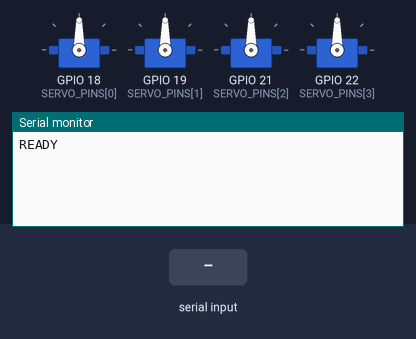
This sketch was run on a simulated ESP32. Shown: 4 × servo, the last lines printed to the serial monitor. The test bench sets the inputs (shaded band).

Above: at 1.2 s.
1.3 s: "esp32\n" received over Serial
At 2.2 s:
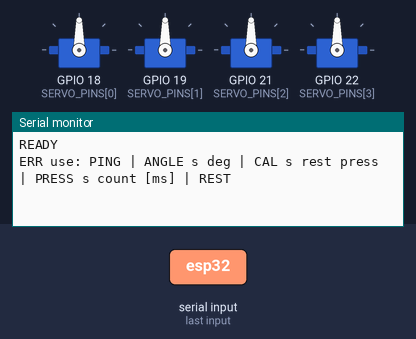
2.8 s: "PING\n" received over Serial
At 3.3 s:
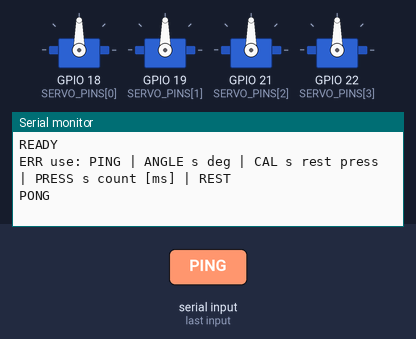
4.3 s: "REST\n" received over Serial
At 5.6 s:
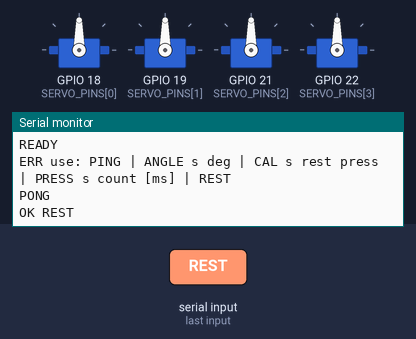

The sketch:

esp32_finger.ino
```cpp
// Physical MCP: servo finger firmware (ESP32 + MG90S)
//
// Setup (Arduino IDE 2):
//   1. Boards Manager: install "esp32" by Espressif. Board: "ESP32 Dev Module".
//   2. Library Manager: install "ESP32Servo".
//   3. Serial Monitor: 115200 baud, line ending "Newline".
//
// Wiring (servo 0 today): orange -> GPIO 18, red -> VIN/5V, brown -> GND.
// Servos 1-3 are on GPIO 19, 21, 22 for later (they need an external 5V supply
// with its ground tied to the ESP32 GND).
//
// Commands, one per line:
//   PING                         -> PONG
//   ANGLE <servo> <deg>          move one servo (use this to find the press angle)
//   CAL <servo> <rest> <press>   set rest/press angles (kept until reboot)
//   PRESS <servo> <count> [ms]   press <count> times, holding each press [ms]
//                                (default 250 ms). Any new line on serial aborts it, even
//                                mid-hold: the finger lifts at once. Reply: OK PRESS s done=x/y
//   REST                         all servos to rest (backend stop() sends this)
//
// The Python side is backend/serial_hardware.py; it speaks exactly these commands.
//
// Inkbird ITC-308: SET needs a 3-second hold, e.g.  PRESS 0 1 3500
// If the board prints READY again while the servo moves, it rebooted from low power:
// move the servo's red wire to an external 5V supply and share ground.

#include <ESP32Servo.h>

const int NUM_SERVOS = 4;
const int SERVO_PINS[NUM_SERVOS] = {18, 19, 21, 22};
int restAngle[NUM_SERVOS]  = {90, 90, 90, 90};
int pressAngle[NUM_SERVOS] = {65, 65, 65, 65};  // placeholder: calibrate with ANGLE, then CAL

const int DEFAULT_HOLD_MS = 250;
const int RELEASE_MS = 350;  // time to lift off the button between presses

Servo servos[NUM_SERVOS];

bool validServo(int s) { return s >= 0 && s < NUM_SERVOS; }

// Wait up to ms, but return true early if a new command arrives (so stop is quick
// even during the Inkbird's 3-second SET hold).
bool waitOrAbort(int ms) {
  unsigned long start = millis();
  while (millis() - start < (unsigned long)ms) {
    if (Serial.available()) return true;
    delay(5);
  }
  return false;
}

void restAll() {
  for (int i = 0; i < NUM_SERVOS; i++) servos[i].write(restAngle[i]);
}

void setup() {
  Serial.begin(115200);
  ESP32PWM::allocateTimer(0);
  ESP32PWM::allocateTimer(1);
  for (int i = 0; i < NUM_SERVOS; i++) {
    servos[i].setPeriodHertz(50);
    servos[i].attach(SERVO_PINS[i], 500, 2400);
  }
  restAll();
  Serial.println("READY");
}

void loop() {
  if (!Serial.available()) return;

  String line = Serial.readStringUntil('\n');
  line.trim();
  if (line.length() == 0) return;

  char cmd[8] = {0};
  int a = -1, b = -1, c = -1;
  int n = sscanf(line.c_str(), "%7s %d %d %d", cmd, &a, &b, &c);
  String name = String(cmd);
  name.toUpperCase();

  if (name == "PING") {
    Serial.println("PONG");

  } else if (name == "REST") {
    restAll();
    Serial.println("OK REST");

  } else if (name == "ANGLE" && n >= 3 && validServo(a)) {
    int deg = constrain(b, 0, 180);
    servos[a].write(deg);
    Serial.printf("OK ANGLE %d %d\n", a, deg);

  } else if (name == "CAL" && n >= 4 && validServo(a)) {
    restAngle[a] = constrain(b, 0, 180);
    pressAngle[a] = constrain(c, 0, 180);
    servos[a].write(restAngle[a]);
    Serial.printf("OK CAL %d rest=%d press=%d\n", a, restAngle[a], pressAngle[a]);

  } else if (name == "PRESS" && n >= 3 && validServo(a)) {
    int count = constrain(b, 1, 30);
    int hold = (n >= 4) ? constrain(c, 50, 5000) : DEFAULT_HOLD_MS;
    int done = 0;
    for (int i = 0; i < count; i++) {
      servos[a].write(pressAngle[a]);
      bool aborted = waitOrAbort(hold);
      servos[a].write(restAngle[a]);  // always lift, even when aborted
      if (aborted) break;             // an interrupted press does not count as done
      done++;
      if (waitOrAbort(RELEASE_MS)) break;
    }
    Serial.printf("OK PRESS %d done=%d/%d hold=%d\n", a, done, count, hold);

  } else {
    Serial.println("ERR use: PING | ANGLE s deg | CAL s rest press | PRESS s count [ms] | REST");
  }
}
```

Measured:
- after the input at 1.3 s, the serial monitor: prints a new line at once (image 1)
- after the input at 2.8 s, the serial monitor: prints a new line at once (image 2)
- after the input at 4.3 s, the serial monitor: prints a new line at once (image 3)
